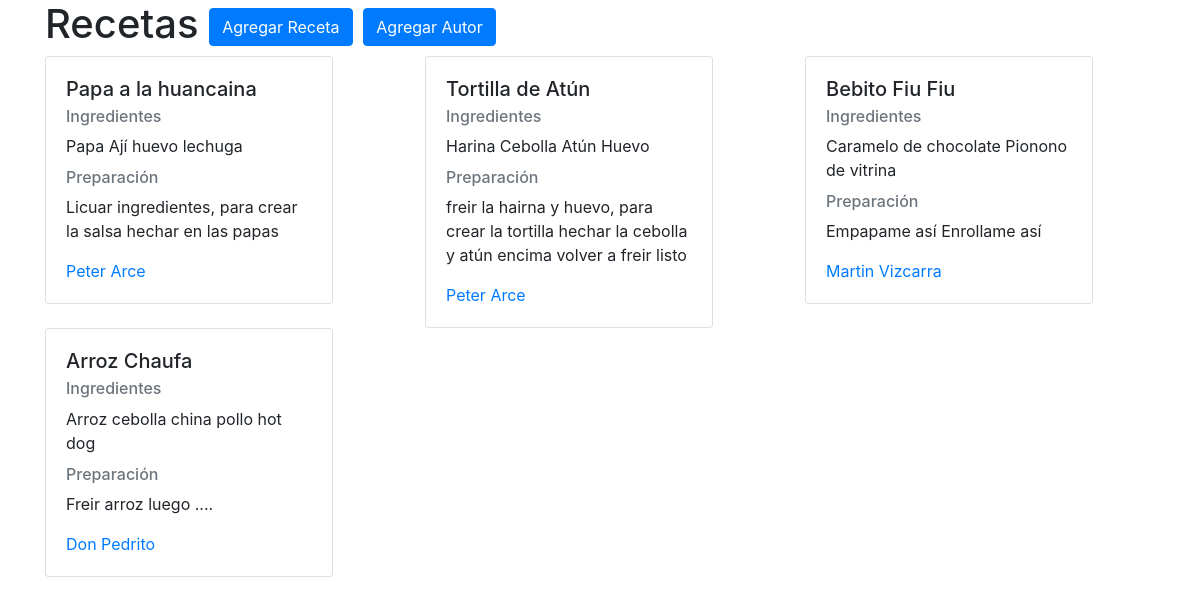
The page / on the database its author committed.
### app/models.py (models this page shows)
class Receta(models.Model):
    titulo =  models.CharField(max_length=100)
    ingredientes = models.TextField(help_text='ingresa los ingredientes')
    preparacion = models.TextField(help_text='ingresa los pasos de preparación')
    tiempo_registro = models.DateTimeField(auto_now=True)
    autor = models.ForeignKey(Autor,on_delete=models.CASCADE)
    def __str__(self):
        return self.titulo

class Autor(models.Model):
    nombre = models.CharField(max_length=200)
    email = models.EmailField(unique=True)
    def __str__(self):
        return self.nombre

### app/views.py (the view)
# urls.py: path('',views.index),
def index(request):
    listaRecetas = Receta.objects.all() #select * from app_receta
    print(listaRecetas)
    frmReceta = RecetaForm()
    frmAutor = AutorForm()
    context = {
        'frmAutor':frmAutor,
        'frmReceta':frmReceta,
        'recetas':listaRecetas
    }
    return render(request,'index.html',context)

### app/templates/index.html (shortened to what this page needs)
{% load crispy_forms_tags %}
<!doctype html>
<html lang="en">
  <head>
    <link rel="stylesheet" href="https://cdn.jsdelivr.net/npm/bootstrap@4.6.1/dist/css/bootstrap.min.css">
  </head>
  <body>
    <div class="container">
      <h1>Recetas
      <button type="button" class="btn btn-primary" data-toggle="modal" data-target="#exampleModal">
        Agregar Receta
      </button>
      <button type="button" class="btn btn-primary" data-toggle="modal" data-target="#modalAutor">
        Agregar Autor
      </button>
    </h1>
      <div class="row">
        {%for receta in recetas %}
        <div class="col-sm">
          <div class="card" style="width: 18rem;">
            <div class="card-body">
              <h5 class="card-title">{{receta.titulo}}</h5>
              <h6 class="card-subtitle mb-2 text-muted">Ingredientes</h6>
              <p class="card-text">{{receta.ingredientes}}</p>
              <h6 class="card-subtitle mb-2 text-muted">Preparación</h6>
              <p class="card-text">{{receta.preparacion}}</p>
              <a href="#" class="card-link">{{receta.autor}}</a>
            </div>
          </div>
        </div>
        {% endfor %}
      </div>
    </div>
  </body>
</html>

### rows shown on the page
Receta: titulo "Papa a la huancaina", ingredientes "Papa Ají huevo lechuga", preparacion "Licuar ingredientes, para crear la salsa hechar en las papas", autor "Peter Arce"
Receta: titulo "Tortilla de Atún", ingredientes "Harina Cebolla Atún Huevo", preparacion "freir la hairna y huevo, para crear la tortilla hechar la cebolla y atún encima volver a freir listo", autor "Peter Arce"
Receta: titulo "Bebito Fiu Fiu", ingredientes "Caramelo de chocolate Pionono de vitrina", preparacion "Empapame así Enrollame así", autor "Martin Vizcarra"
Receta: titulo "Arroz Chaufa", ingredientes "Arroz cebolla china pollo hot dog", preparacion "Freir arroz luego ....", autor "Don Pedrito"
